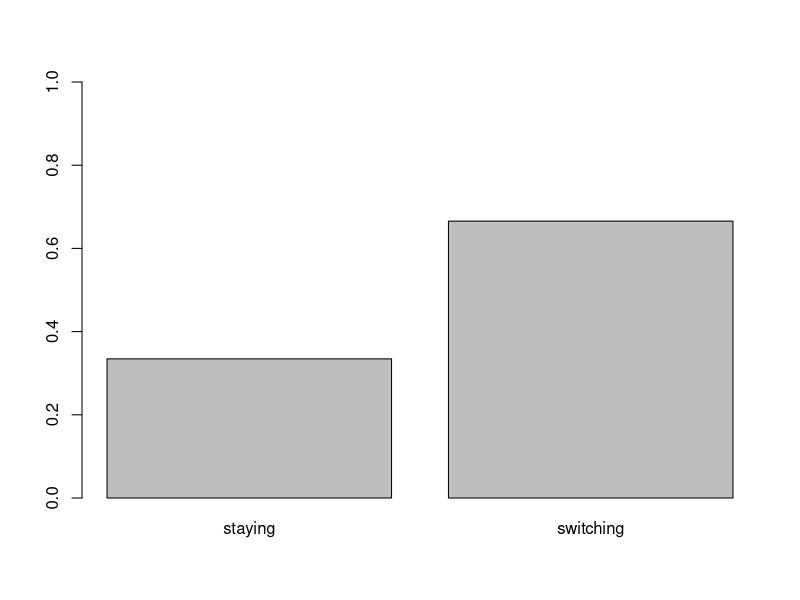

Recreate this plot in R.

#' Exercise 41
#' This program simulates the Monty Hall problem.

# a function that calculate other door list
# from two doors
different <- function(xdoors, ydoors) {
  door_list <- matrix(c(xdoors, ydoors), nrow=2, byrow=T)
  door_list <- as.list(as.data.frame(door_list))
  opens <- unlist(lapply(door_list, function(x) {
    return(sample(as.list(setdiff(1:3, x)), 1)) } ))
  return(opens)
}

n = 10000 # the number of simulation
cars = sample(1:3, n, replace=T) # car hidden behind the door
players = sample(1:3, n, replace=T) # player choose the door
#cars = rep(1, n)
#players = rep(2, n)
# the dealer opens the door
# (the door must not be
#   player selected
#   car hidden behind it
# )

opens = different(players, cars)

# staying wins...
wins_staying = length(players[players == cars]) / n

# switching wins...
wins_switching = length(players[different(players, opens) == cars]) / n

barplot(c(wins_staying, wins_switching),
        ylim=c(0, 1),
        names.arg=c('staying', 'switching'))
